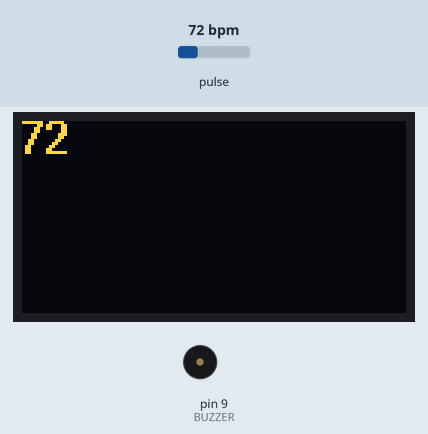
The sketch below on a simulated Arduino Uno, built with avr-gcc and run on an emulated ATmega328P. On the bench: 128×64 one-colour display, buzzer (waves = sounding). The inputs (shaded band) are chosen by the test bench; at power-on: pulse 72 bpm. The OLED is the two-colour kind (top 16 rows yellow).

Above: at 1.2 s.
1.3 s: pulse set to 130 bpm
At 1.87 s:
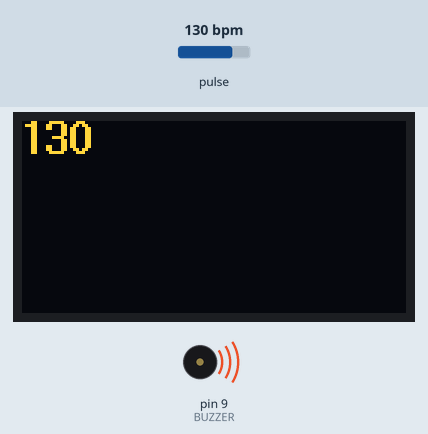
3.1 s: pulse set to 42 bpm
At 5.3 s:
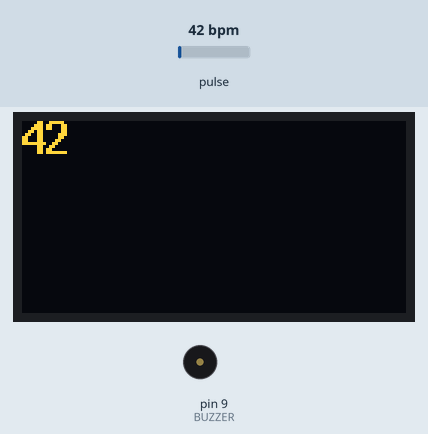
5.6 s: pulse set to 70 bpm
At 8.0 s:
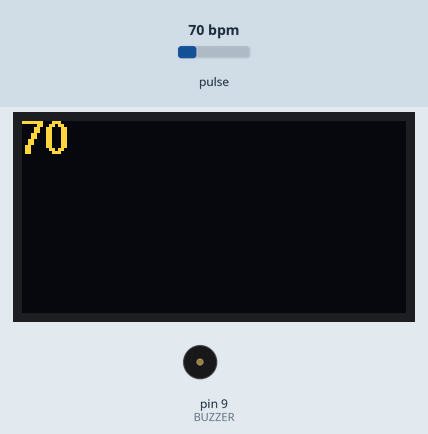
Timing chart, 0 to 13.6 s (numbered marks = the images above; inputs shaded):
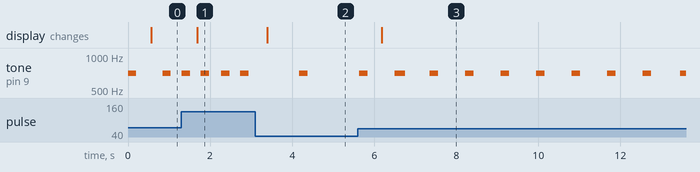

Measured:
- after the input at 1.3 s, tone on pin 9 (BUZZER): alternates 700 Hz for 0.21 s and silent for 0.27 s, starting at once; the display: changes after 0.39 s (image 1)
- after the input at 3.1 s, the display: changes after 0.29 s (image 2)
- after the input at 5.6 s, tone on pin 9 (BUZZER): alternates 700 Hz for 0.21 s and silent for 0.66 s, starting after 0.90 s; the display: changes after 0.58 s (image 3)
- by itself, tone on pin 9 (BUZZER): alternates 700 Hz for 0.20 s and silent for 0.64 s

The sketch:

pulseSensorWOledscreen.ino
```cpp
//Library
#include <U8glib.h> //oled screen library
#include <Wire.h>
#define USE_ARDUINO_INTERRUPTS true // Needed for pulse to be read correctly
#include <PulseSensorPlayground.h>
PulseSensorPlayground pulseSensor; // PulseSensor Playground functions

U8GLIB_SSD1306_128X64 oled(U8G_I2C_OPT_NO_ACK); //tells wich screen is in use

//  Variables

int counter;     // used to slow the updating of the oledscreen since it takes to long and interferes with the pulsesensors intervals

const int PULSE_INPUT = A0;        // Pulse Sensor PURPLE WIRE connected to ANALOG PIN 0

const int THRESHOLD = 600;       // Determine which Signal to "count as a beat", and which to ingore.

const int OUTPUT_TYPE = SERIAL_PLOTTER; // used to communicate with serial plotter

const int BUZZER = 9; //buzzer pin


void setup() {
  Serial.begin(115200);         // Set's up Serial Communication at certain speed.

//Pulseplayground managing to make using the variables easier to use
  pulseSensor.analogInput(PULSE_INPUT);

  pulseSensor.setSerial(Serial);

  pulseSensor.setThreshold(THRESHOLD);
  pulseSensor.setOutputType(OUTPUT_TYPE);

  pinMode(BUZZER, OUTPUT); // buzzer pin sends output signals

  pulseSensor.begin(); //starts the pulsesensor reading

  Wire.begin();
  oled.setFont(u8g_font_helvB10); //font for the oled display

}

// The Main Loop Function
void loop() {
  delay(10);

  pulseSensor.outputSample(); // pulsesenor value sent to serialmonitor

  // BPM value sent serialmonitor
  if (pulseSensor.sawStartOfBeat()) {
    pulseSensor.outputBeat();

  }

  //Playing sounds if the pulsesensor value is above the threshold
  if (pulseSensor.getLatestSample() > THRESHOLD) {

    // calls for piezo sound pitch and plays it
    tone(BUZZER , piezoTone(pulseSensor.getLatestSample()));

  }

  else {
    noTone(BUZZER);
  }


  //if function used to make it run only once a second because pulsesensor needs precise amount of streaming info to run properly

  if (counter == 50) {

    updateOled(String(pulseSensor.getBeatsPerMinute())); //calls pulsesensor function to get BPM and then calls for the function displaying it's value on the oled screen
    counter = 0; // reseting counter

  }
  counter = counter + 1; //a 20ms delay is used, making this count to 50 resulting in 1 run per second

}

// functions outside of library

//maping the sesnor values to fit the piezo values
int piezoTone(int x) {
  int piezoValue;
  piezoValue = map(x, 450 , 650 , 300 , 700);
  return piezoValue;
}


  //updating the information that's sent to the oled screen
void updateOled(String text) {
  oled.firstPage();
  do {
    oled.drawStr(0,11, text.c_str());
   }
   while(oled.nextPage());
}
```
